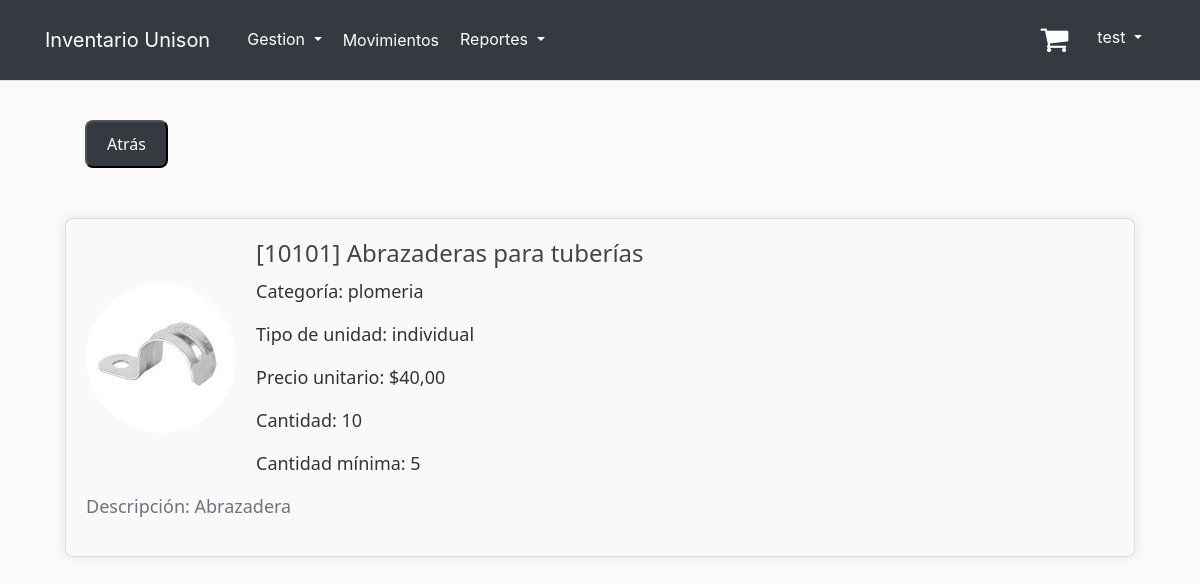
Page /display_item/11/ (signed in) on the committed database.
### inventory/models.py (models this page shows, shortened)
class Item(models.Model):
    CATEGORY_CHOICES = [
        ('papeleria', 'Papelería'),
        ('limpieza', 'Limpieza'),
        ('plomeria', 'Plomería'),
        ('electricidad', 'Electricidad'),
    ]
    UNIT_CHOICES = [
        ('paquete', 'Paquete'),
        ('block', 'Block'),
        ('individual', 'Individual'),
        ('caja', 'Caja'),
    ]
    name = models.CharField(max_length=255)
    image = models.ImageField(default='default_item.jpg', upload_to='item_pics')
    sku = models.DecimalField(max_digits=10, decimal_places=0, unique=True)
    category = models.CharField(max_length=20, choices=CATEGORY_CHOICES)
    description = models.TextField()
    unit_type = models.CharField(max_length=20, choices=UNIT_CHOICES)
    unit_price = models.DecimalField(max_digits=10, decimal_places=2)
    stock = models.IntegerField(default=0)
    low_stock_threshold = models.IntegerField(default=10)
    unison = models.BooleanField(default=True)

### inventory/views.py (the view)
# urls.py: path('display_item/<int:item_id>/', views.display_item, name="display_item"),
@login_required
def display_item(request, item_id):
    form = Item.objects.get(id=item_id)
    return render(request, 'inventory/display_item.html', {'form': form})

### inventory/templates/inventory/display_item.html (shortened to what this page needs)
{% extends "base.html" %}
{% load crispy_forms_filters %}
{% load crispy_forms_tags %}
{% block content %}
    <div class="row">
        <div class="col-md-12">
            <button class="back-button" onclick="history.back()">Atrás</button>
        </div>
    </div>
    <div class="content-section">
        <div class="media">
            <img class="account-img" src="{{ form.image.url }}">
            <div class="media-body">
                <h2 class="account-heading">
                    [{{ form.sku }}] {{ form.name }}
                </h2>
                <p>Categoría: {{ form.category }}</p>
                <p>Tipo de unidad: {{ form.unit_type }}</p>
                <p>Precio unitario: ${{ form.unit_price }}</p>
                <p>Cantidad: {{ form.stock }}</p>
                <p>Cantidad mínima: {{ form.low_stock_threshold }}</p>
            </div>
        </div>
        <p class="text-secondary">Descripción: {{ form.description }}</p>
    </div>
{% endblock content %}

### templates/base.html (shortened to what this page needs)
{% load static %}
{% load i18n %}
{% language 'es' %}
<!DOCTYPE html>
<html lang="es">
<head>
    <link rel="stylesheet" href="https://cdnjs.cloudflare.com/ajax/libs/font-awesome/4.7.0/css/font-awesome.min.css">
    <link rel="stylesheet" href="https://cdn.jsdelivr.net/npm/bootstrap@4.3.1/dist/css/bootstrap.min.css"
>
    <link rel="stylesheet" type="text/css" href="{% static 'inventory/main.css' %}">
</head>
<body>
<header class="site-header">
    <nav class="navbar navbar-expand-md navbar-dark bg-dark fixed-top border-bottom">
        <div class="container">
            <a class="navbar-brand mr-4" href="/">Inventario Unison</a>
            <div class="collapse navbar-collapse" id="navbarToggle">
                <div class="navbar-nav mr-auto">
                    {% if user.is_staff %}
                        <li class="nav-item dropdown">
                            <button class="btn btn-dark dropdown-toggle" data-bs-toggle="dropdown"
                                    aria-expanded="false">
                                Gestion
                            </button>
                        </li>
                        <a class="nav-item nav-link" href="{% url 'movements' %}" style="color: white;">Movimientos</a>
                        <li class="nav-item dropdown">
                            <button class="btn btn-dark dropdown-toggle" data-bs-toggle="dropdown"
                                    aria-expanded="false">
                                Reportes
                            </button>
                        </li>
                    {% endif %}
                </div>
                <div class="navbar-nav">
                    {% if user.is_authenticated %}
                        <div class="d-flex m-3 me-0">
                            <a href="{% url 'shopping_cart' %}" class="position-relative me-4 my-auto">
                                <i class="fa fa-shopping-cart" aria-hidden="true"
                                   style="font-size:30px; color: white;"></i>
                            </a>
                        </div>
                        <div class="dropdown">
                            <button class="btn btn-dark dropdown-toggle" type="button" id="dropdownMenuButton"
                                    data-toggle="dropdown" aria-haspopup="true" aria-expanded="false"
                                    style="position: relative; top: 10px;">
                                {{ user.username }}
                            </button>
                        </div>
                    {% else %}
                        <a class="nav-item nav-link" href="{% url 'login' %}">Iniciar Sesion</a>
                    {% endif %}
                </div>
            </div>
        </div>
    </nav>
</header>
<main role="main" class="container">
    {% block content %}{% endblock %}
</main>
</body>
</html>
{% endlanguage %}

### inventory/static/inventory/main.css (style rules this page uses)
body { background: #fafafa; color: #333333; margin-top: 5rem; }
h1, h2, h3, h4, h5, h6 { color: #444444; }
.site-header .navbar-nav .nav-link { color: #cbd5db; }
.content-section { background: #ffffff; padding: 10px 20px; border: 1px solid #dddddd; border-radius: 3px; margin-bottom: 20px; }
.account-img { height: 125px; width: 125px; margin-right: 20px; margin-bottom: 16px; }
.account-heading { font-size: 2.5rem; }

### inventory/templates/inventory/display_item.html (style rules this page uses)
.content-section { margin: 20px; position: relative; top: 50px; padding: 20px; background-color: #f9f9f9; border-radius: 8px; box-shadow: 0 0 10px rgba(0, 0, 0, 0.1); font-size: large; font-family: system-ui, -apple-system, BlinkMacSystemFont, 'Segoe UI', Roboto, Oxygen, Ubuntu, Cantarell, 'Open Sans', 'Helvetica Neue', sans-serif; }
.account-img { width: 150px; height: 150px; border-radius: 50%; object-fit: cover; margin-right: 20px; }
.account-heading { font-size: 24px; margin-bottom: 10px; }
.text-secondary { color: #777; }
.media { display: flex; align-items: center; }
.media-body { flex: 1; }
.back-button { font-size: large; position: relative; left: 40px; top: 20px; font-size: 16px; padding: 10px 20px; border-radius: 8px; border-width: 2px; color: #fff; background-color: #343a40; text-decoration: none; transition: background-color 0.3s, color 0.3s, transform 0.3s; font-family: system-ui, -apple-system, BlinkMacSystemFont, 'Segoe UI', Roboto, Oxygen, Ubuntu, Cantarell, 'Open Sans', 'Helvetica Neue', sans-serif; cursor: pointer; display: inline-block; margin-top: 20px; }

### rows in the picture
Item: image (picture), sku "10101", name "Abrazaderas para tuberías", category "plomeria", unit_type "individual", unit_price "40,00", stock "10", low_stock_threshold "5", description "Abrazadera"

### other values in the picture
{{ user.username }} "test"
